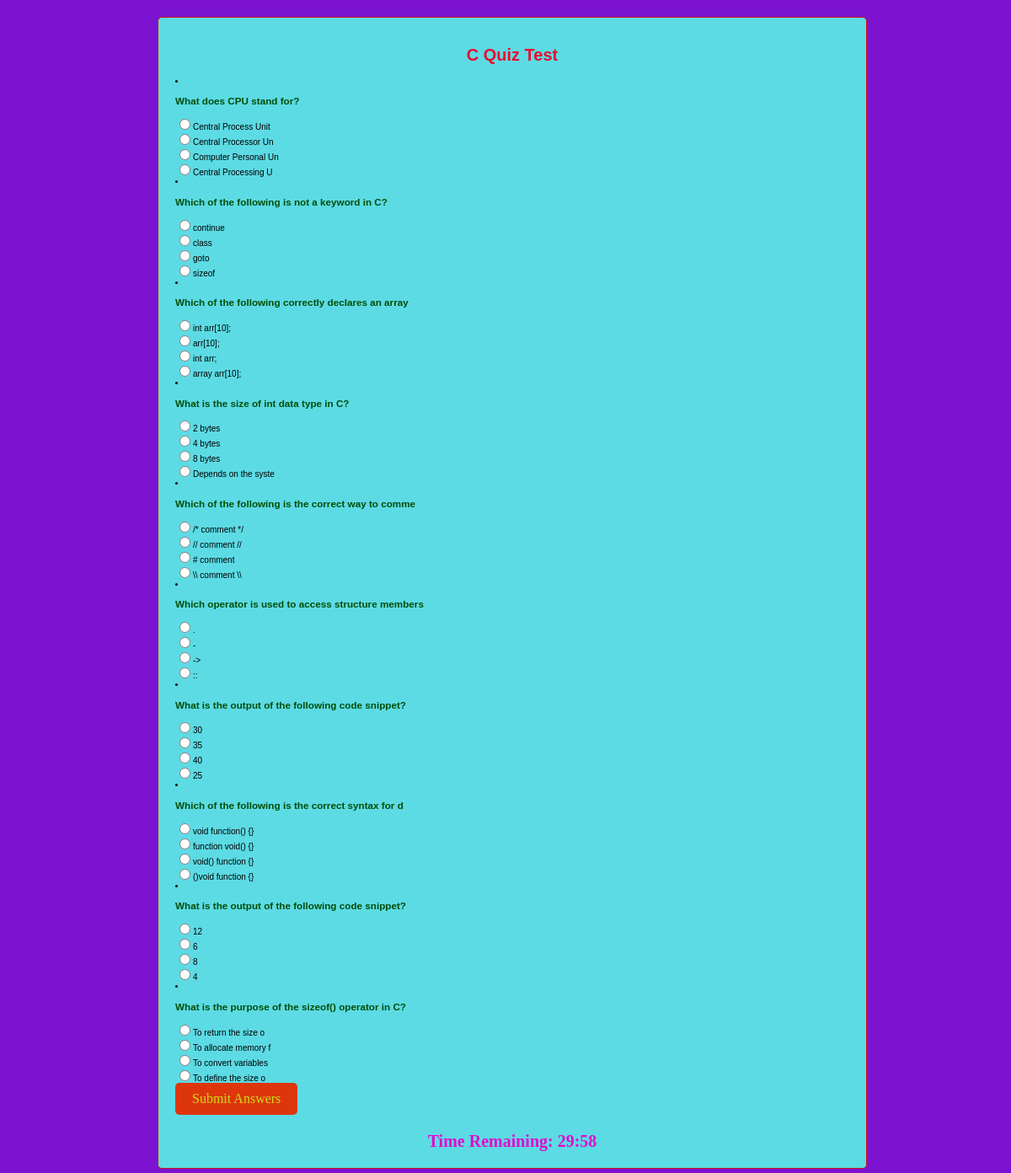
Page /cquestions.php on the committed database.
### tables this page shows
CREATE TABLE `cquestions` (
  `question` text DEFAULT NULL,
  `opt1` text DEFAULT NULL,
  `opt2` text DEFAULT NULL,
  `opt3` text DEFAULT NULL,
  `opt4` text DEFAULT NULL,
  `copt` text DEFAULT NULL
);

### cquestions.php (the view, shortened to what this page needs)
<!DOCTYPE html>
<html lang="en">
<head>
</head>
<body>
<div class="container">
    <h1>C Quiz Test</h1>
    <div id="quiz">
        <form id="quizForm" method="post">
            <?php
            $servername = "localhost";
            $username = "root";
            $password = "";
            $dbname = "quiz";
            $conn = new mysqli($servername, $username, $password, $dbname);
            $sql = "SELECT * FROM cquestions";
            $result = $conn->query($sql);
            if ($result->num_rows > 0) {
                $i = 1;
                while ($row = $result->fetch_assoc()) {
                    echo "<li>";
                    echo "<h3>" . $row['question'] . "</h3>";
                    echo "<input type='radio' name='question" . $i . "' value='a'>" . $row['opt1'] . "<br>";
                    echo "<input type='radio' name='question" . $i . "' value='b'>" . $row['opt2'] . "<br>";
                    echo "<input type='radio' name='question" . $i . "' value='c'>" . $row['opt3'] . "<br>";
                    echo "<input type='radio' name='question" . $i . "' value='d'>" . $row['opt4'] . "<br>";
                    echo "</li>";
                    $i++;
                }
            } else {
                echo "No questions available";
            }
            ?>
            <input type="submit" id="submitBtn" value="Submit Answers">
        </form>
    </div>
    <div id="timer">Time Remaining: <span id="countdown">30:00</span></div>
</div>
</body>
</html>

### cquestions.php (style rules this page uses)
body { font-family: Arial, sans-serif; background-color: #7c13d1; width: 100%; font-size: 10px; }
.container { max-width: 800px; margin: 20px auto; padding: 20px; border: 1px solid #cf1313; border-radius: 5px; background-color: #5cdbe4; }
h1 { text-align: center; color: #eb0a2f; }
h3 { color: rgb(4, 77, 8); }
#quiz { margin-bottom: 20px; }
#submitBtn { padding: 10px 20px; border: none; border-radius: 5px; background-color: #dd360d; color: #d0dd15; font-size: 16px; cursor: pointer; font-family: cursive; text-align: center; }
#timer { text-align: center; font-size: 20px; font-weight: bolder; color: #e00bce; font-family: 'Times New Roman', Times, serif; }

### rows in the picture
cquestions: question "What does CPU stand for?", opt1 "Central Process Unit", opt2 "Central Processor Un", opt3 "Computer Personal Un", opt4 "Central Processing U"
cquestions: question "Which of the following is not a keyword in C?", opt1 "continue", opt2 "class", opt3 "goto", opt4 "sizeof"
cquestions: question "Which of the following correctly declares an array", opt1 "int arr[10];", opt2 "arr[10];", opt3 "int arr;", opt4 "array arr[10];"
cquestions: question "What is the size of int data type in C?", opt1 "2 bytes", opt2 "4 bytes", opt3 "8 bytes", opt4 "Depends on the syste"
cquestions: question "Which of the following is the correct way to comme", opt1 "/* comment */", opt2 "// comment //", opt3 "# comment", opt4 "\\\\ comment \\\\"
cquestions: question "Which operator is used to access structure members", opt1 ".", opt2 "-", opt3 "->", opt4 "::"
cquestions: question "What is the output of the following code snippet?", opt1 "30", opt2 "35", opt3 "40", opt4 "25"
cquestions: question "Which of the following is the correct syntax for d", opt1 "void function() {}", opt2 "function void() {}", opt3 "void() function {}", opt4 "()void function {}"
cquestions: question "What is the output of the following code snippet?", opt1 "12", opt2 "6", opt3 "8", opt4 "4"
cquestions: question "What is the purpose of the sizeof() operator in C?", opt1 "To return the size o", opt2 "To allocate memory f", opt3 "To convert variables", opt4 "To define the size o"
